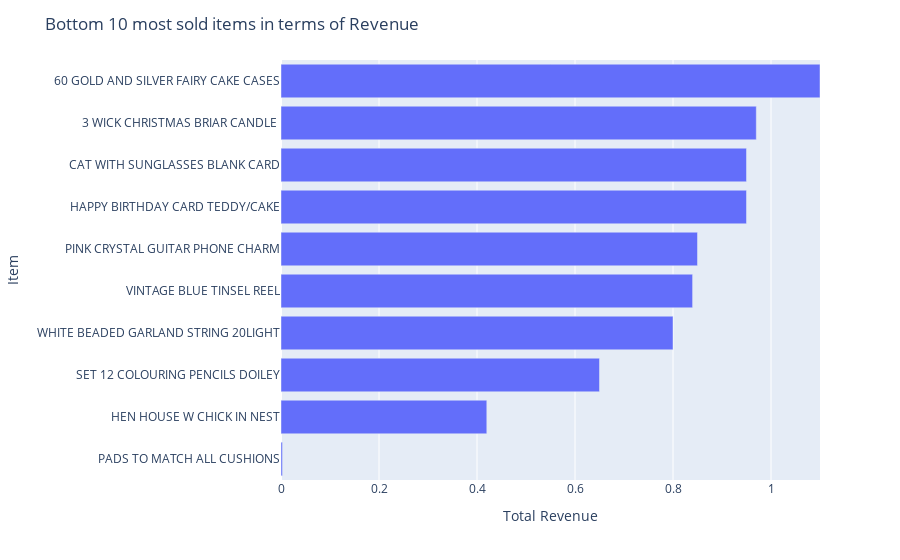

The notebook cell this image was saved under:
### Markdown cell above
Let's check the items with the least amount of revenue:

### Code cell
bottom_10_revenue = orders_num_per_item.sort_values(by = 'total_revenue').query('total_revenue > 0')[:10]
fig = px.bar(
    bottom_10_revenue, 
    x = 'total_revenue',
    y = 'item_name',
    orientation = 'h',
    labels = {'total_revenue':'Total Revenue', 'item_name':'Item'})
fig.update_layout(title = 'Bottom 10 most sold items in terms of Revenue')
fig.update_xaxes(range = (0,max(bottom_10_revenue['total_revenue'])))
fig.show()

### Figure 1 — Plotly figure (JSON) as saved in the notebook; plotly's stock layout.template omitted (floating-point values rounded to 4 significant figures)
{"data": [{"alignmentgroup": "True", "hovertemplate": "Total Revenue=%{x}<br>Item=%{y}<extra></extra>", "legendgroup": "", "marker": {"color": "#636efa", "pattern": {"shape": ""}}, "name": "", "offsetgroup": "", "orientation": "h", "showlegend": false, "textposition": "auto", "type": "bar", "x": [0.003, 0.42, 0.65, 0.8, 0.84, 0.85, 0.95, 0.95, 0.97, 1.1], "xaxis": "x", "y": ["PADS TO MATCH ALL CUSHIONS", "HEN HOUSE W CHICK IN NEST", "SET 12 COLOURING PENCILS DOILEY", "WHITE BEADED GARLAND STRING 20LIGHT", "VINTAGE BLUE TINSEL REEL", "PINK CRYSTAL GUITAR PHONE CHARM", "HAPPY BIRTHDAY CARD TEDDY/CAKE", "CAT WITH SUNGLASSES BLANK CARD", "3 WICK CHRISTMAS BRIAR CANDLE ", "60 GOLD AND SILVER FAIRY CAKE CASES"], "yaxis": "y"}], "layout": {"barmode": "relative", "legend": {"tracegroupgap": 0}, "margin": {"t": 60}, "title": {"text": "Bottom 10 most sold items in terms of Revenue"}, "xaxis": {"anchor": "y", "domain": [0, 1], "range": [0, 1.1], "title": {"text": "Total Revenue"}}, "yaxis": {"anchor": "x", "domain": [0, 1], "title": {"text": "Item"}}}}
